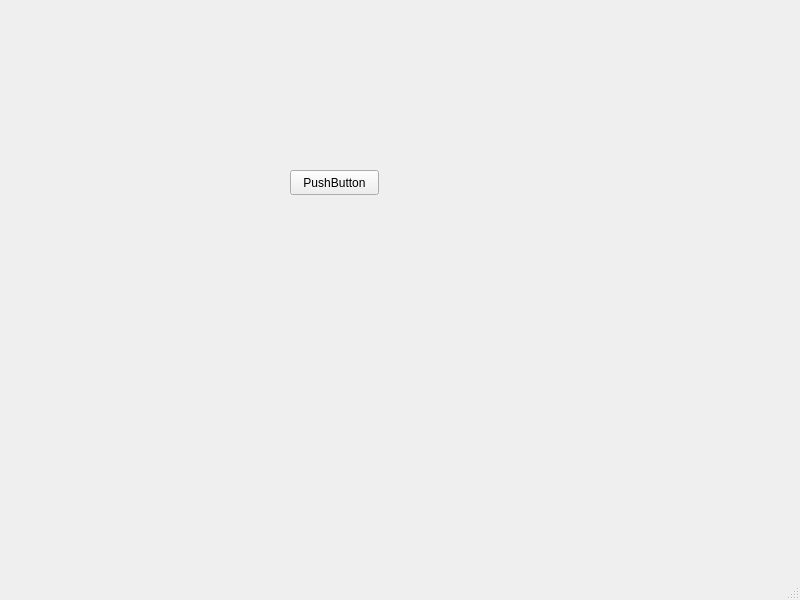
<?xml version="1.0" encoding="UTF-8"?>
<ui version="4.0">
 <class>sub_test</class>
 <widget class="QMainWindow" name="sub_test">
  <property name="geometry">
   <rect>
    <x>0</x>
    <y>0</y>
    <width>800</width>
    <height>600</height>
   </rect>
  </property>
  <property name="windowTitle">
   <string>MainWindow</string>
  </property>
  <widget class="QWidget" name="centralwidget">
   <widget class="QPushButton" name="pushButton">
    <property name="geometry">
     <rect>
      <x>290</x>
      <y>170</y>
      <width>89</width>
      <height>25</height>
     </rect>
    </property>
    <property name="text">
     <string>PushButton</string>
    </property>
   </widget>
  </widget>
  <widget class="QMenuBar" name="menubar">
   <property name="geometry">
    <rect>
     <x>0</x>
     <y>0</y>
     <width>800</width>
     <height>28</height>
    </rect>
   </property>
  </widget>
  <widget class="QStatusBar" name="statusbar"/>
 </widget>
 <resources/>
 <connections/>
</ui>
